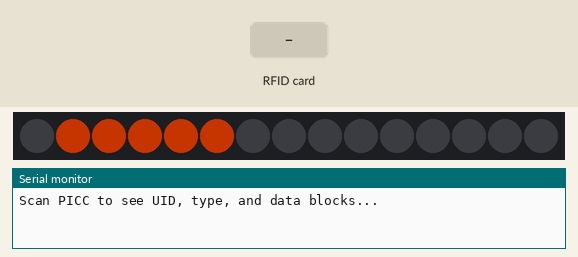
This sketch was run on a simulated Arduino Uno, built with avr-gcc and run on an emulated ATmega328P. Shown: 15 RGB LEDs in strip order, left to right, the last lines printed to the serial monitor. Inputs (shaded band) come from the test bench. Dim RGB values are drawn brighter than linear.

Above: at 0.08 s.
At 2.9 s:
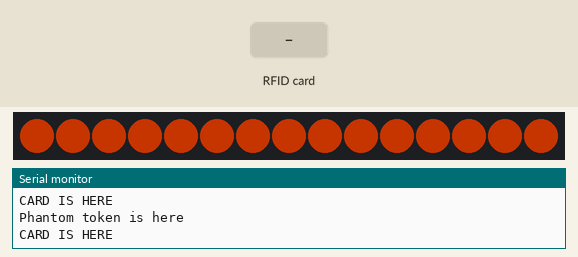
3.0 s: RFID card 5E 7A 19 C4 held to the reader
At 3.48 s:
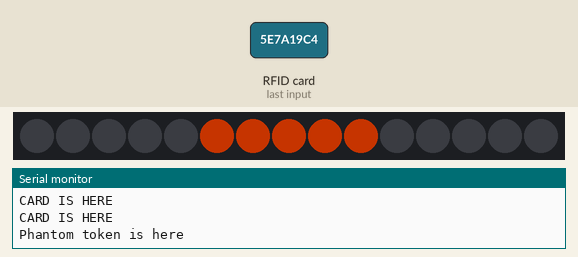
Timing chart, 0 to 6.0 s (numbered marks = the images above; inputs shaded):
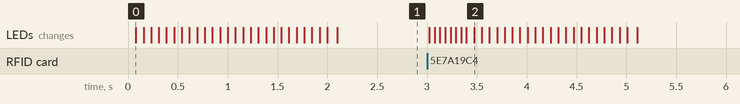

The sketch:

NFC-scanner-RC522_final.ino
```cpp
/*
 * Eindhoven Musuem scanner (alternative, using RC522 RFID scanner)
 *
 * This code only imitates wokring scanner. It can read the token,
 * but it cannot write to it or send data to the Processing app.
 *
 * It was made for demo purposes and because we didn't got PN532 on time.
 *
 *
 *
 * Some parts of code is taken from example codes made by GARGANTUA from RoboCreators.com & paradoxalabs.com
 *
 *
 */


#include <SPI.h>
#include <MFRC522.h>

//Pins for the RC522 board
#define RST_PIN    9
#define SS_PIN    10

#include <Adafruit_NeoPixel.h>
#ifdef __AVR__
  #include <avr/power.h>
#endif

//Pins for the LEDS
#define PIN 6
#define NUM_LEDS 15
#define BRIGHTNESS 100

// Variables for token reading.
long falseTime = 0;
long threashold = 2000;
boolean status = false;

long TokenTime = 0;
long TokenDone = 4000;

//Variables for controlling the LEDs
uint32_t c1;
uint32_t c2 ;
uint8_t wait = 50;
uint8_t whiteSpeed = 100;
uint8_t whiteLength = 5 ;
  int head = whiteLength - 1;
  int tail = 0;
  int loopNum = 0;

MFRC522 mfrc522(SS_PIN, RST_PIN); // Create MFRC522 instance
Adafruit_NeoPixel strip = Adafruit_NeoPixel(NUM_LEDS, PIN, NEO_GRBW + NEO_KHZ800); //Create instance to control LEDs

void setup() {
  Serial.begin(9600);   // Initialize serial communications with the PC
  while (!Serial);    // Do nothing if no serial port is opened (added for Arduinos based on ATMEGA32U4)
  SPI.begin();      // Init SPI bus
  mfrc522.PCD_Init();   // Init MFRC522

  strip.setBrightness(BRIGHTNESS);
  strip.begin();
  strip.show(); // Initialize all pixels to 'off'
  c1 = strip.Color(244, 65 , 0);
  c2 = strip.Color(0, 0 , 0);
  Serial.println(F("Scan PICC to see UID, type, and data blocks..."));
}

void loop() {

   boolean CardReader = mfrc522.PICC_IsNewCardPresent();

  if ( !CardReader  &&( millis() - falseTime > threashold ) ) {
    if(status == false){
    fullColor(strip.Color(244, 65 , 0), 10);
    loopNum= 0;
    }else status = false;
    return;
  }else  if ( ! CardReader &&( millis() - falseTime < threashold ) ) { // It is neccessary to remove the Led lighting glitch between the scans
    Serial.println("Phantom token is here");
  }

  if(CardReader && status == false){  //When it is the first time the token is read
    falseTime = millis();
     TokenTime = millis();

    Serial.println("Status = false");
  }

  // If the code gets to this point it means that the token is on the scanner
  status = true;
  Serial.println("CARD IS HERE ");


 if(millis() - TokenTime > TokenDone){
  //Show green colour
  Serial.println("Token Done");
 fullColor(strip.Color(20, 255 , 20), 10);
 }else{

  //Show "running" lights
  if(whiteLength >= strip.numPixels()) whiteLength = strip.numPixels() - 1;
  int loops = 2;
  static unsigned long lastTime = 0;

        head++;
        tail++;
        if(head == strip.numPixels()){
          loopNum++;
        }
        if(loopNum>= 8){
        fullColor(strip.Color(20, 255 , 20), 10);
        }else{
      for(uint16_t i=0; i<strip.numPixels(); i++) {
        if((i >= tail && i <= head) || (tail > head && i >= tail) || (tail > head && i <= head) ){
          strip.setPixelColor(i, c1);
        }
        else{
          strip.setPixelColor(i, c2);
        }
      }
        head%=strip.numPixels();
        tail%=strip.numPixels();
        strip.show();
        }
 }

    delay(wait);
} // End of loop


//Function to set all LEDs to one colour.
void fullColor(uint32_t c, uint8_t wait) {
    for(uint16_t i=0; i<strip.numPixels(); i++) {
        strip.setPixelColor(i, c );
    }
      strip.show();
      delay(wait);
}

// Function to make "running" lights
void ColorOnColor(uint32_t c1,uint32_t c2,uint8_t wait, uint8_t whiteSpeed, uint8_t whiteLength ) {

  if(whiteLength >= strip.numPixels()) whiteLength = strip.numPixels() - 1;
  int head = whiteLength - 1;
  int tail = 0;

  int loops = 2;
  int loopNum = 0;

  static unsigned long lastTime = 0;

  while(true){
      for(uint16_t i=0; i<strip.numPixels(); i++) {
        if((i >= tail && i <= head) || (tail > head && i >= tail) || (tail > head && i <= head) ){
          strip.setPixelColor(i, c1);
        }
        else{
          strip.setPixelColor(i, c2);
        }

      }

      if(millis() - lastTime > whiteSpeed) {
        head++;
        tail++;
        if(head == strip.numPixels()){
          loopNum++;
        }
        lastTime = millis();
      }

      if(loopNum == loops) return;
      head%=strip.numPixels();
      tail%=strip.numPixels();
        strip.show();
        delay(wait);
  }
}
```

Measured:
- after the input at 3.0 s, the LEDs: first change at once (image 2 shows a later state)
